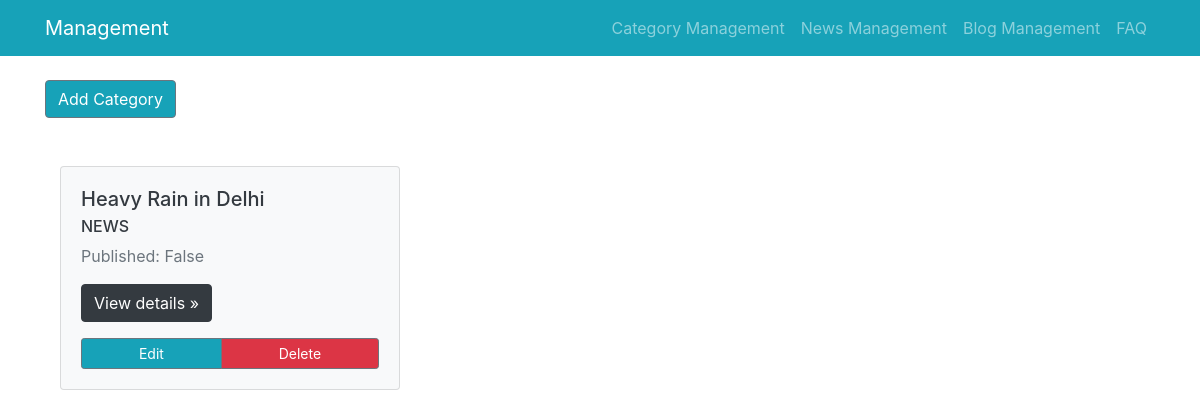
Before: /category_management/ with the older database file.
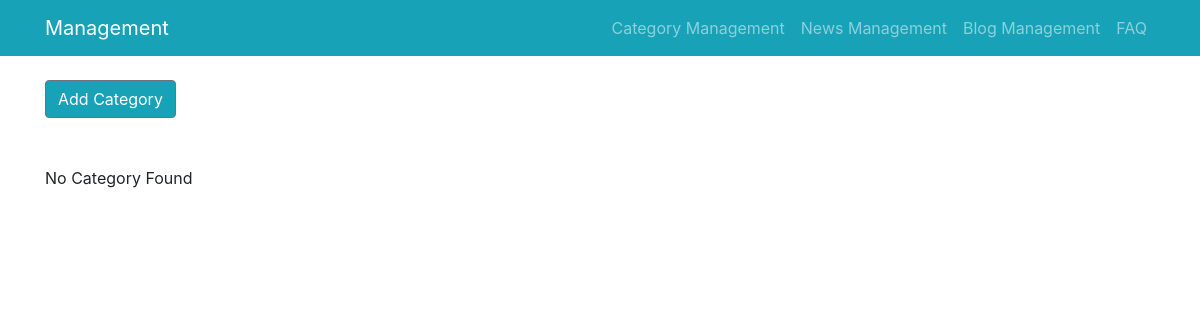
After: the same page with the newer database file.
### category_management/models.py (models this page shows, shortened)
class Category(models.Model):
    class Meta:
        db_table = 'category'
    id = models.AutoField(primary_key=True)
    name = models.CharField(max_length=150)
    type = models.CharField(max_length=300, choices = CHOICES)
    published = models.BooleanField(max_length=300, choices = published_options)

### category_management/views.py (the view)
# urls.py: path('', CategoryView.as_view(), name="category_list"),
class CategoryView(ListView):
    model = Category
    queryset = Category.objects.all()
    template_name = 'category_management/list_view.html'
    context_object_name = 'category_list'

### templates/category_management/list_view.html
{% extends 'base.html' %}
{% block content %}
<br>
<div>
  <a class="btn btn-secondary bg-info" href="{% url 'add_category' %}" role="button">Add Category</a>
</div>
<div class="album py-5">
  <div class="container">
    <div class="row">
      {% if object_list %}
      {% for each in category_list %}
      <div class="col-md-4 mb-3">
        <div class="card bg-light">
          <div class="card-body">
            <h5 class="card-title text-dark">{{each.name}}</h5>
            <h6 class="card-subtitle mb-2 text-dark">{{each.type}}</h6>
            <p class="text-muted">Published: {{each.published}}</p>
            <p><a class="btn btn-dark" href="{% url 'category_detail_view' each.id %}" role="button">View details
                &raquo;</a></p>
            <div class="btn-group d-flex justify-content-between align-items-center">
              <a class="btn btn-sm btn-outline-secondary bg-info text-white" href="{% url 'edit_category' each.id %}"
                role="button">Edit</a>
              <a class="btn btn-sm btn-outline-secondary bg-danger text-white" href="{% url 'delete_category' each.id %}" role="button">Delete</a>
            </div>
          </div>
        </div>
      </div>
      {% endfor %}
      {% else %}
      No Category Found
      {% endif %}
    </div>
  </div>
  {% endblock %}

Changed rows visible on the page:
removed Category: name "Heavy Rain in Delhi", type "NEWS", published "False"
Other visible differences:
text now shown: "No Category Found"
